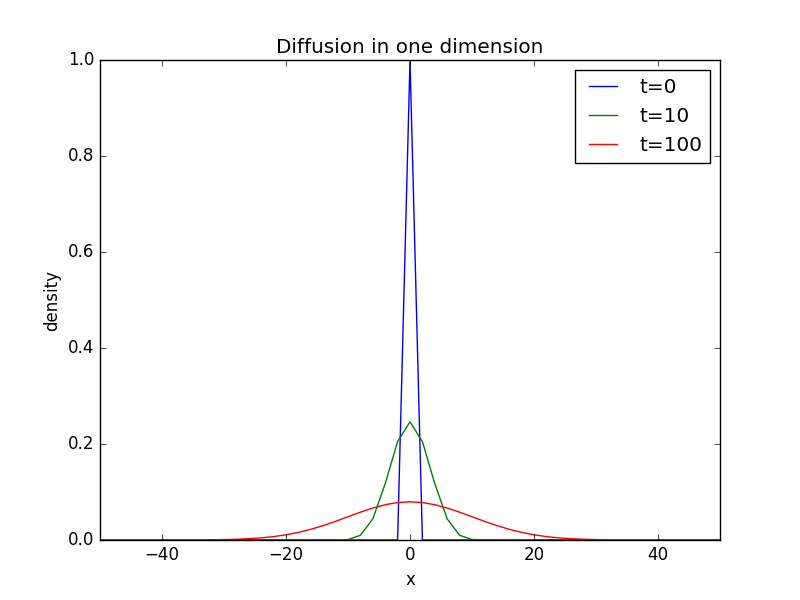

Reproduce this figure in Python.
import numpy as np
import matplotlib.pyplot as plt
from copy import deepcopy

def density(t_end):

    x = list(np.linspace(-50,50,101))
    d = list(np.zeros(50)) + list(np.ones(1)) + list(np.zeros(50))
    d1 = deepcopy(d)

    for i in range(t_end):
        for j in range(101):
            if j==0 or j==100:
                pass
            else:
                d[j] = 0.5* (d1[j+1] + d1[j-1])
        d1 = deepcopy(d)

    for i in range(101):
        if i==0 or i==100:
            pass
        else:
            if d[i]==0:
                d[i] = 0.5*(d1[i+1] + d1[i-1])
    return x, d

x1, d1 = density(0)[0], density(0)[1]
x2, d2 = density(10)[0], density(10)[1]
x3, d3 = density(100)[0], density(100)[1]

plt.plot(x1,d1,label='t=0')
plt.plot(x2,d2,label='t=10')
plt.plot(x3,d3,label='t=100')

plt.xlabel('x')
plt.ylabel('density')
plt.title('Diffusion in one dimension')
plt.xlim(-50,50)
plt.legend()

plt.show()

        
    

    
